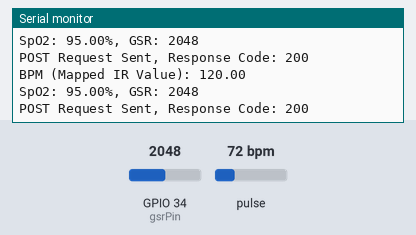
A sketch run on a simulated ESP32. On the bench: the last lines printed to the serial monitor. Inputs (shaded band) come from the test bench; at power-on: GPIO 34 (gsrPin) = 2048, pulse 72 bpm. WiFi joins after 1.5 s; servers stay silent unless stated; uploads are accepted with an empty reply.

Above: at 3.2 s.
3.3 s: GPIO 34 (gsrPin) set to 2866
At 3.42 s:
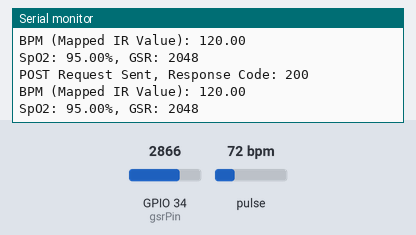
4.8 s: GPIO 34 (gsrPin) set to 3603
At 4.99 s:
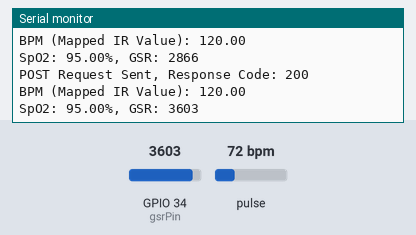
Timing chart, 0 to 7.8 s (numbered marks = the images above; inputs shaded):
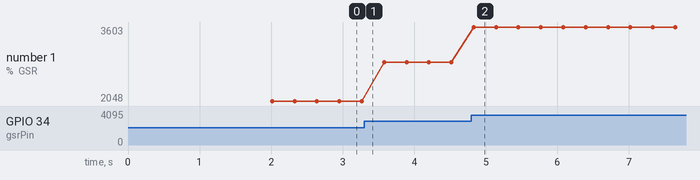

Measured:
- after the input at 4.8 s, the serial monitor: prints a new line at once (image 2)
- plotted number 1: 2048 → 2866 after the input at 3.3 s, 2866 → 3603 after the input at 4.8 s

The sketch:

ESP32_code.ino
```cpp
#include <Wire.h>
#include "MAX30105.h"  // Include the MAX30102 library
#include "heartRate.h"  // Include heart rate library for BPM calculation
#include <WiFi.h>
#include <HTTPClient.h>

MAX30105 particleSensor;
const int gsrPin = 34;  // GPIO pin for GSR sensor

// Variables for BPM calculation
float bpm = 0;
unsigned long lastBeatTime = 0;
bool beatDetected = false;
int beatCount = 0;  // Count of beats within 1 second
unsigned long lastBpmTime = 0;  // Timer to track 1-second intervals

// Variables for SpO2 calculation
long irValues[100];  // Store recent IR values for filtering
long redValues[100];  // Store recent Red values for filtering
int irIndex = 0, redIndex = 0;  // Array indices

// Wi-Fi credentials
const char* ssid = "07-A-K-Wagle";     // Your Wi-Fi SSID
const char* password = "12345678"; // Your Wi-Fi password

// FastAPI server URL
const char* serverURL = "http://192.168.137.157:8000/data";

void setup() {
    Serial.begin(115200);  // Initialize serial communication
    while (!Serial);  // Wait for serial port to connect

    // Initialize Wi-Fi connection
    WiFi.begin(ssid, password);
    Serial.println("Connecting to WiFi...");

    while (WiFi.status() != WL_CONNECTED) {
        delay(1000);
        Serial.println("Connecting...");
    }

    Serial.println("Connected to WiFi!");

    // Initialize the MAX30102 sensor
    if (!particleSensor.begin(Wire, I2C_SPEED_FAST)) {
        Serial.println("MAX30102 not found. Check your connections.");
        while (1);  // Stay here if sensor initialization fails
    }

    // Set up the MAX30102 sensor
    particleSensor.setup();  // Configure sensor settings
    particleSensor.setPulseAmplitudeRed(0x0A);  // Set Red LED brightness
    particleSensor.setPulseAmplitudeIR(0x0A);   // Set IR LED brightness
}

void loop() {
    // Read sensor values
    long irValue = particleSensor.getIR();  // Get IR value from MAX30102
    long redValue = particleSensor.getRed();  // Get Red value from MAX30102
    int gsrValue = analogRead(gsrPin);  // Read GSR sensor value

    // Map IR value from [200, 28000] to [0, 66], with the possibility of extending to 120
    long mappedIrValue = map(irValue, 200, 28000, 0, 66);

    // If IR value exceeds 28,000, allow it to scale up to 120
    if (irValue > 28000) {
        mappedIrValue = map(irValue, 28000, 40000, 66, 120);
    }

    // Ensure mapped value doesn't exceed 120
    mappedIrValue = constrain(mappedIrValue, 0, 120);

    // Directly assign the mapped IR value as BPM
    bpm = mappedIrValue;

    // Print BPM (which is now the mapped IR value)
    Serial.print("BPM (Mapped IR Value): ");
    Serial.println(bpm);

    // Store the IR and Red values for SpO2 calculation
    irValues[irIndex] = irValue;
    redValues[redIndex] = redValue;
    irIndex = (irIndex + 1) % 100;  // Update indices cyclically
    redIndex = (redIndex + 1) % 100;

    // Calculate SpO2 based on the IR value
    float spo2 = calculateSpO2(irValue);

    // Print the SpO2 and GSR values to the serial monitor
    Serial.print("SpO2: ");
    Serial.print(spo2);
    Serial.print("%, GSR: ");
    Serial.println(gsrValue);

    // Send BPM and GSR data to the server
    if (WiFi.status() == WL_CONNECTED) {  // Check if Wi-Fi is connected
        HTTPClient http;
        http.begin(serverURL);  // Specify the server's URL

        // Prepare the JSON payload
        String payload = "{";
        payload += "\"bpm\": " + String(bpm) + ",";
        payload += "\"gsr\": " + String(gsrValue);
        payload += "}";

        // Send HTTP POST request
        http.addHeader("Content-Type", "application/json");
        int httpResponseCode = http.POST(payload);

        if (httpResponseCode > 0) {
            Serial.print("POST Request Sent, Response Code: ");
            Serial.println(httpResponseCode);
        } else {
            Serial.print("Error Sending POST Request: ");
            Serial.println(http.errorToString(httpResponseCode).c_str());
        }

        http.end();  // Close the connection
    }

    delay(100);  // Adjust the delay as needed (sampling rate of 10 Hz)
}

// Function to calculate SpO2 based on IR value
float calculateSpO2(long irValue) {
    if (irValue <= 200) {
        return 0;  // If IR value is 200 or less, SpO2 is 0
    } else if (irValue >= 28000) {
        return 95;  // Max SpO2 capped at 95 when IR is 28,000
    } else {
        // Scale SpO2 from 0 to 99 based on IR values between 200 and 28,000
        float spo2 = map(irValue, 200, 28000, 0, 99);  // Scale the output to range [0, 99]
        return constrain(spo2, 0, 99);  // Ensure SpO2 does not exceed 99
    }
}
```
